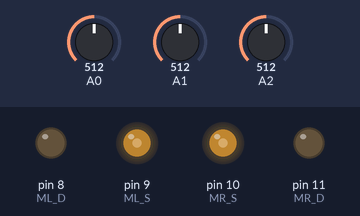
Recording of a sketch running on a simulated Arduino Uno, built with avr-gcc and run on an emulated ATmega328P. On the bench: output pins drawn as LEDs (lit = HIGH). The test bench sets the inputs (shaded band); at power-on: A0 = 512, A2 = 512, A1 = 512.

Above: at 1.2 s.
1.3 s: A0 set to 520
At 2.1 s:
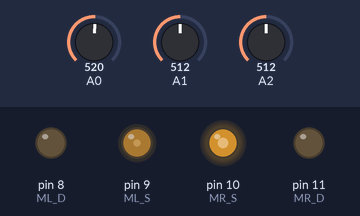
2.8 s: A2 set to 527
At 4.8 s:
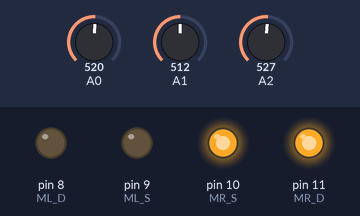
5.1 s: A2 set to 511
At 6.4 s:
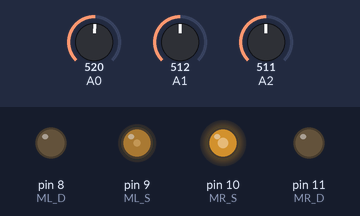
6.9 s: A2 set to 716
At 7.66 s:
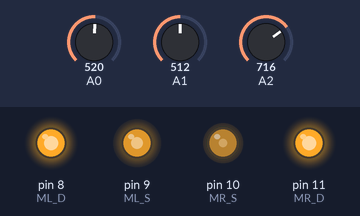
Timing chart, 0 to 9.9 s (numbered marks = the images above; inputs shaded):
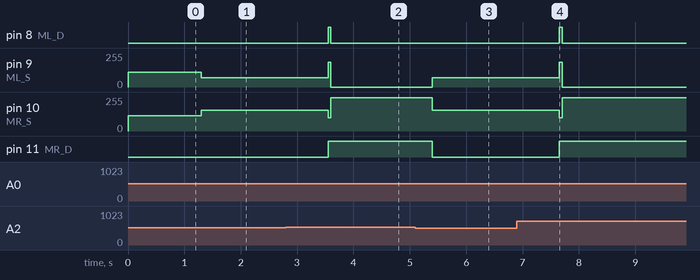

Measured:
- the behaviour switches between 512 and 513 on A2 (found by bisection; images 1 and 2)
- after the input at 1.3 s, pin 9 (ML_S): 110/255 → 70/255 at once; pin 10 (MR_S): 115/255 → 155/255 at once
- after the input at 2.8 s, pin 8 (ML_D): LOW → HIGH after 0.75 s, → LOW 0.05 s later; pin 9 (ML_S): 70/255 → 0/255 after 0.75 s; pin 10 (MR_S): 155/255 → 250/255 after 0.75 s; pin 11 (MR_D): LOW → HIGH after 0.75 s
- after the input at 5.1 s, pin 9 (ML_S): 0/255 → 70/255 after 0.30 s; pin 10 (MR_S): 250/255 → 155/255 after 0.30 s; pin 11 (MR_D): HIGH → LOW after 0.30 s
- after the input at 6.9 s, pin 8 (ML_D): LOW → HIGH after 0.75 s, → LOW 0.05 s later; pin 9 (ML_S): 70/255 → 0/255 after 0.75 s; pin 10 (MR_S): 155/255 → 250/255 after 0.75 s; pin 11 (MR_D): LOW → HIGH after 0.75 s

The sketch:

line.ino
```cpp
#define ML_D 8
#define ML_S 9
#define MR_S 10
#define MR_D 11

#define SC 0
#define SR 1
#define SL 2

void Go(int l, int r) {
  // Tune moter
  if (r > 0) r += 5;
  else r -= 5;

  digitalWrite(ML_D, l < 0);
  analogWrite (ML_S, l < 0 ? 255 + l : l);
  digitalWrite(MR_D, r < 0);
  analogWrite (MR_S, r < 0 ? 255 + r : r);
}

int oldL;
int oldR;

void go(int l, int r) {
  if (l == 0 && r == 0) {
    Go(-oldL, -oldR);
    delay(50);
  }
  Go(l, r);
  oldL = l;
  oldR = r;
}

bool found(int port) {
  return analogRead(port) > 512;
}

void track() {
  while (!found(SL)) {
    if (found(SC) && !found(SR)) go(70,150);
    else if (!found(SC) && found(SR)) go(150, 70);
    else go(110, 110);
  }
}

void setup() {
  pinMode(ML_D, OUTPUT);
  pinMode(MR_D, OUTPUT);

  // track();
  Serial.begin(9600);
}

void loop() {
  for(int i = 0; i < 5; i++) {
    track();
    delay(150);
  }
  go(0, 0);
  delay(500);
}
```
